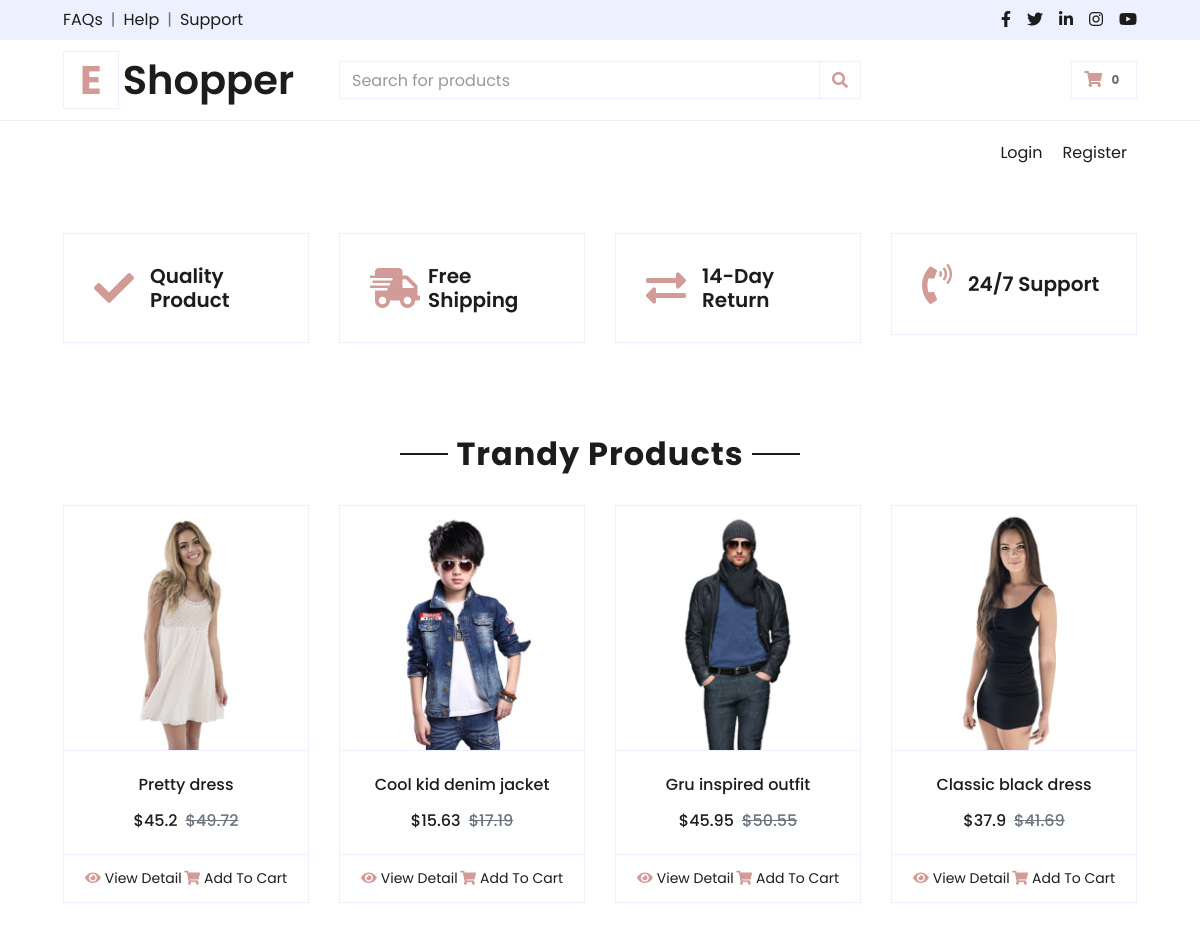
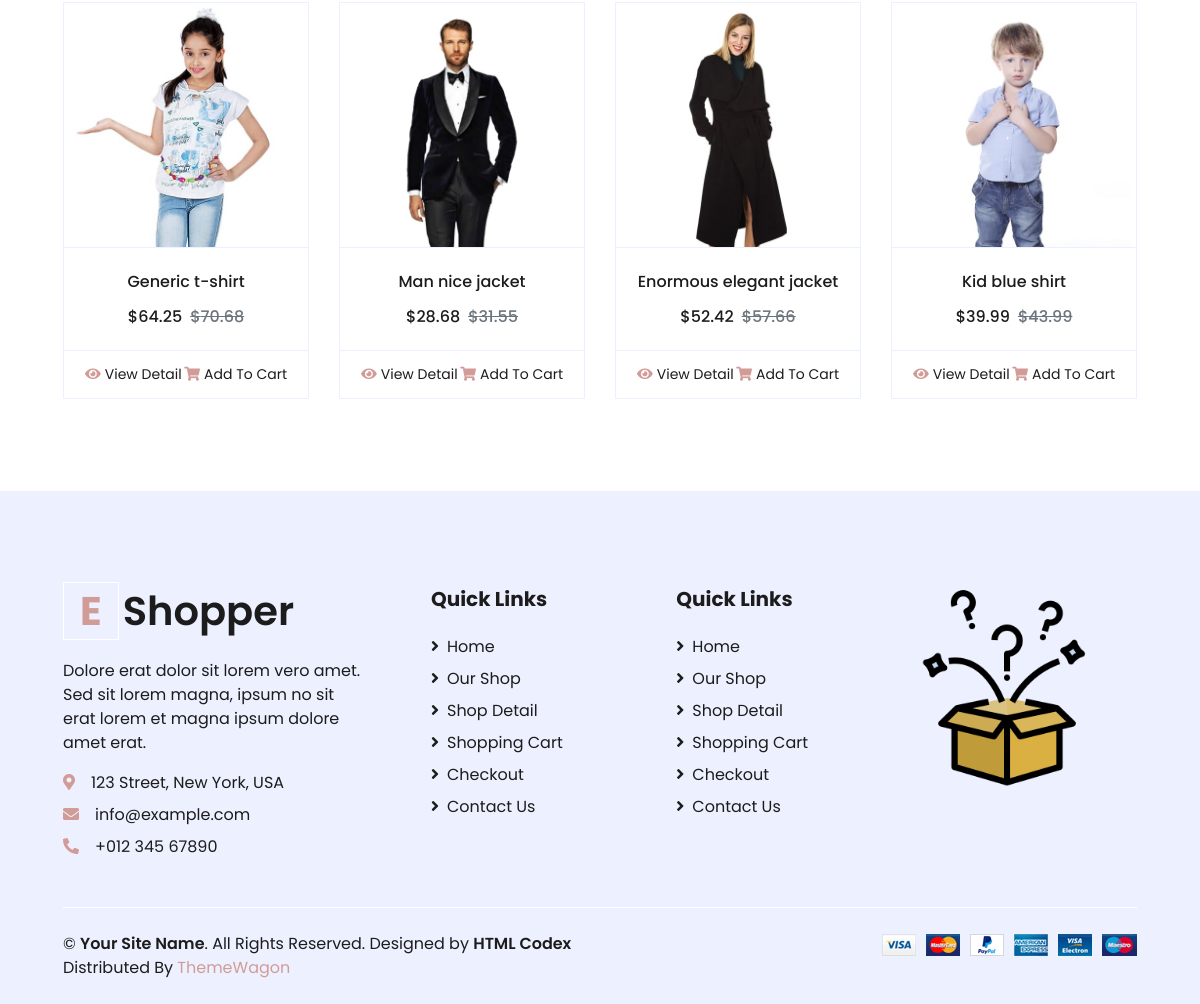
The page / on the database its author committed (2 pictures, top to bottom).
### online_shop_db.py (models this page shows)
class Product(db.Model):
    __tablename__ = "products"
    id: Mapped[int] = mapped_column(Integer, primary_key=True)
    name: Mapped[str] = mapped_column(String(100), unique=True)
    image: Mapped[str] = mapped_column(String(200), unique=True)
    size: Mapped[str] = mapped_column(String(20))
    description: Mapped[str] = mapped_column(Text)
    colors: Mapped[str] = mapped_column(String(100), nullable=False)
    price: Mapped[float] = mapped_column(Float, nullable=False)
    stars: Mapped[int] = mapped_column(Integer)
    qty_in_stock: Mapped[int] = mapped_column(Integer, nullable=False)
    sizes = db.relationship("ProductSize", back_populates="product", cascade="all, delete-orphan")

### main.py (the view)
@app.route('/')
def home():
    result = db.session.execute(db.select(Product))
    products = result.scalars().all()
    return render_template('index.html', products=products, current_user=current_user)

### main.py (called while the page is built)
@app.context_processor
def inject_cart_count():
    cart_count = 0
    if 'cart' in session:
        cart_count = sum(int(item.get('quantity', 1)) for item in session['cart'])
    return {'cart_count': cart_count}

### templates/index.html
{% include 'header.html' %}
    <div class="container-fluid pt-5">
        <div class="row px-xl-5 pb-3">
            <div class="col-lg-3 col-md-6 col-sm-12 pb-1">
                <div class="d-flex align-items-center border mb-4" style="padding: 30px;">
                    <h1 class="fa fa-check text-primary m-0 mr-3"></h1>
                    <h5 class="font-weight-semi-bold m-0">Quality Product</h5>
                </div>
            </div>
            <div class="col-lg-3 col-md-6 col-sm-12 pb-1">
                <div class="d-flex align-items-center border mb-4" style="padding: 30px;">
                    <h1 class="fa fa-shipping-fast text-primary m-0 mr-2"></h1>
                    <h5 class="font-weight-semi-bold m-0">Free Shipping</h5>
                </div>
            </div>
            <div class="col-lg-3 col-md-6 col-sm-12 pb-1">
                <div class="d-flex align-items-center border mb-4" style="padding: 30px;">
                    <h1 class="fas fa-exchange-alt text-primary m-0 mr-3"></h1>
                    <h5 class="font-weight-semi-bold m-0">14-Day Return</h5>
                </div>
            </div>
            <div class="col-lg-3 col-md-6 col-sm-12 pb-1">
                <div class="d-flex align-items-center border mb-4" style="padding: 30px;">
                    <h1 class="fa fa-phone-volume text-primary m-0 mr-3"></h1>
                    <h5 class="font-weight-semi-bold m-0">24/7 Support</h5>
                </div>
            </div>
        </div>
    </div>
    <div class="container-fluid pt-5">
        <div class="text-center mb-4">
            <h2 class="section-title px-5"><span class="px-2">Trandy Products</span></h2>
        </div>
        <div class="row px-xl-5 pb-3">
            {% for product in  products %}
            <div class="col-lg-3 col-md-6 col-sm-12 pb-1">
                <div class="card product-item border-0 mb-4">
                    <div class="card-header product-img position-relative overflow-hidden bg-transparent border p-0">
                        <img class="img-fluid w-100" src="{{ url_for('static', filename='img/' + product.image) }}" alt="">
                    </div>
                    <div class="card-body border-left border-right text-center p-0 pt-4 pb-3">
                        <h6 class="text-truncate mb-3"> {{ product.name }} </h6>
                        <div class="d-flex justify-content-center">
                            <h6>${{ product.price }}</h6><h6 class="text-muted ml-2"><del>${{ (product.price * 1.1) | round(2) }}</del></h6>
                        </div>
                    </div>
                    <div class="card-footer d-flex justify-content-between bg-light border">
                        <a href="{{ url_for('go_to_detail', product_id=product.id) }}" class="btn btn-sm text-dark p-0"><i class="fas fa-eye text-primary mr-1"></i>View Detail</a>
                        <a href="{{ url_for('go_to_detail', product_id=product.id) }}" class="btn btn-sm text-dark p-0"><i class="fas fa-shopping-cart text-primary mr-1"></i>Add To Cart</a>
                    </div>
                </div>
            </div>
            {% endfor %}
        </div>
    </div>
{% include 'footer.html' %}

### templates/header.html (shortened to what this page needs)
<!DOCTYPE html>
<html lang="en">
<head>
    <link href="https://cdnjs.cloudflare.com/ajax/libs/font-awesome/5.10.0/css/all.min.css" rel="stylesheet">
    <link href="/static/lib/owlcarousel/assets/owl.carousel.min.css" rel="stylesheet">
    <link href="/static/css/style.css" rel="stylesheet">
</head>
<body>
    <div class="container-fluid">
        <div class="row bg-secondary py-2 px-xl-5">
            <div class="col-lg-6 d-none d-lg-block">
                <div class="d-inline-flex align-items-center">
                    <a class="text-dark" href="">FAQs</a>
                    <span class="text-muted px-2">|</span>
                    <a class="text-dark" href="">Help</a>
                    <span class="text-muted px-2">|</span>
                    <a class="text-dark" href="">Support</a>
                </div>
            </div>
            <div class="col-lg-6 text-center text-lg-right">
                <div class="d-inline-flex align-items-center">
                    <a class="text-dark px-2" href="">
                        <i class="fab fa-facebook-f"></i>
                    </a>
                    <a class="text-dark px-2" href="">
                        <i class="fab fa-twitter"></i>
                    </a>
                    <a class="text-dark px-2" href="">
                        <i class="fab fa-linkedin-in"></i>
                    </a>
                    <a class="text-dark px-2" href="">
                        <i class="fab fa-instagram"></i>
                    </a>
                    <a class="text-dark pl-2" href="">
                        <i class="fab fa-youtube"></i>
                    </a>
                </div>
            </div>
        </div>
        <div class="row align-items-center py-3 px-xl-5">
            <div class="col-lg-3 d-none d-lg-block">
                <a href="{{ url_for('home') }}" class="text-decoration-none">
                    <h1 class="m-0 display-5 font-weight-semi-bold"><span class="text-primary font-weight-bold border px-3 mr-1">E</span>Shopper</h1>
                </a>
            </div>
            <div class="col-lg-6 col-6 text-left">
                <form action="">
                    <div class="input-group">
                        <input type="text" class="form-control" placeholder="Search for products">
                        <div class="input-group-append">
                            <span class="input-group-text bg-transparent text-primary">
                                <i class="fa fa-search"></i>
                            </span>
                        </div>
                    </div>
                </form>
            </div>
            <div class="col-lg-3 col-6 text-right">
                {% if current_user.is_authenticated %}
                <a href="{{ url_for('add_to_cart') }}" class="btn border">
                    <i class="fas fa-shopping-cart text-primary"></i>
                    <span class="badge">{{ cart_count }}</span>
                </a>
                {% else %}
                <a href="{{ url_for('login') }}" class="btn border">
                    <i class="fas fa-shopping-cart text-primary"></i>
                    <span class="badge">0</span>
                </a>
                {% endif %}
            </div>
        </div>
    </div>
    <div class="container-fluid">
        <div class="row border-top px-xl-5">
            <div class="col-lg-3 d-none d-lg-block"></div>
            <div class="col-lg-9">
                <nav class="navbar navbar-expand-lg bg-light navbar-light py-3 py-lg-0 px-0">
                    <div class="collapse navbar-collapse justify-content-between" id="navbarCollapse">
                        <div class="navbar-nav ml-auto py-0">
                            {% if not current_user.is_authenticated %}
                            <a href="{{ url_for('login') }}" class="nav-item nav-link">Login</a>
                            <a href="{{ url_for('register') }}" class="nav-item nav-link">Register</a>
                            {% else %}
                            <a href="{{ url_for('logout') }}" class="nav-item nav-link">Logout</a>
                            {% endif %}
                        </div>
                    </div>
                </nav>
            </div>
        </div>
    </div>

### templates/footer.html (shortened to what this page needs)
    <div class="container-fluid bg-secondary text-dark mt-5 pt-5">
        <div class="row px-xl-5 pt-5">
            <div class="col-lg-4 col-md-12 mb-5 pr-3 pr-xl-5">
                <a href="" class="text-decoration-none">
                    <h1 class="mb-4 display-5 font-weight-semi-bold"><span class="text-primary font-weight-bold border border-white px-3 mr-1">E</span>Shopper</h1>
                </a>
                <p>Dolore erat dolor sit lorem vero amet. Sed sit lorem magna, ipsum no sit erat lorem et magna ipsum dolore amet erat.</p>
                <p class="mb-2"><i class="fa fa-map-marker-alt text-primary mr-3"></i>123 Street, New York, USA</p>
                <p class="mb-2"><i class="fa fa-envelope text-primary mr-3"></i>info@example.com</p>
                <p class="mb-0"><i class="fa fa-phone-alt text-primary mr-3"></i>+012 345 67890</p>
            </div>
            <div class="col-lg-8 col-md-12">
                <div class="row">
                    <div class="col-md-4 mb-5">
                        <h5 class="font-weight-bold text-dark mb-4">Quick Links</h5>
                        <div class="d-flex flex-column justify-content-start">
                            <a class="text-dark mb-2" href="index.html"><i class="fa fa-angle-right mr-2"></i>Home</a>
                            <a class="text-dark mb-2" href="shop.html"><i class="fa fa-angle-right mr-2"></i>Our Shop</a>
                            <a class="text-dark mb-2" href="detail.html"><i class="fa fa-angle-right mr-2"></i>Shop Detail</a>
                            <a class="text-dark mb-2" href="cart.html"><i class="fa fa-angle-right mr-2"></i>Shopping Cart</a>
                            <a class="text-dark mb-2" href="checkout.html"><i class="fa fa-angle-right mr-2"></i>Checkout</a>
                            <a class="text-dark" href="contact.html"><i class="fa fa-angle-right mr-2"></i>Contact Us</a>
                        </div>
                    </div>
                    <div class="col-md-4 mb-5">
                        <h5 class="font-weight-bold text-dark mb-4">Quick Links</h5>
                        <div class="d-flex flex-column justify-content-start">
                            <a class="text-dark mb-2" href="index.html"><i class="fa fa-angle-right mr-2"></i>Home</a>
                            <a class="text-dark mb-2" href="shop.html"><i class="fa fa-angle-right mr-2"></i>Our Shop</a>
                            <a class="text-dark mb-2" href="detail.html"><i class="fa fa-angle-right mr-2"></i>Shop Detail</a>
                            <a class="text-dark mb-2" href="cart.html"><i class="fa fa-angle-right mr-2"></i>Shopping Cart</a>
                            <a class="text-dark mb-2" href="checkout.html"><i class="fa fa-angle-right mr-2"></i>Checkout</a>
                            <a class="text-dark" href="contact.html"><i class="fa fa-angle-right mr-2"></i>Contact Us</a>
                        </div>
                    </div>
                    <img src="/static/img/aleatorio.png" alt="Magic box" width="200" height="200">
                </div>
            </div>
        </div>
        <div class="row border-top border-light mx-xl-5 py-4">
            <div class="col-md-6 px-xl-0">
                <p class="mb-md-0 text-center text-md-left text-dark">
                    &copy; <a class="text-dark font-weight-semi-bold" href="#">Your Site Name</a>. All Rights Reserved. Designed
                    by
                    <a class="text-dark font-weight-semi-bold" href="https://htmlcodex.com">HTML Codex</a><br>
                    Distributed By <a href="https://themewagon.com" target="_blank">ThemeWagon</a>
                </p>
            </div>
            <div class="col-md-6 px-xl-0 text-center text-md-right">
                <img class="img-fluid" src="/static/img/payments.png" alt="">
            </div>
        </div>
    </div>
</body>
</html>

### rows shown on the page
Product: image (picture), name "Pretty dress", price "45.2", (product.price*1.1)|round(2) "49.72"
Product: image (picture), name "Cool kid denim jacket", price "15.63", (product.price*1.1)|round(2) "17.19"
Product: image (picture), name "Gru inspired outfit", price "45.95", (product.price*1.1)|round(2) "50.55"
Product: image (picture), name "Classic black dress", price "37.9", (product.price*1.1)|round(2) "41.69"
Product: image (picture), name "Generic t-shirt", price "64.25", (product.price*1.1)|round(2) "70.68"
Product: image (picture), name "Man nice jacket", price "28.68", (product.price*1.1)|round(2) "31.55"
Product: image (picture), name "Enormous elegant jacket", price "52.42", (product.price*1.1)|round(2) "57.66"
Product: image (picture), name "Kid blue shirt", price "39.99", (product.price*1.1)|round(2) "43.99"
